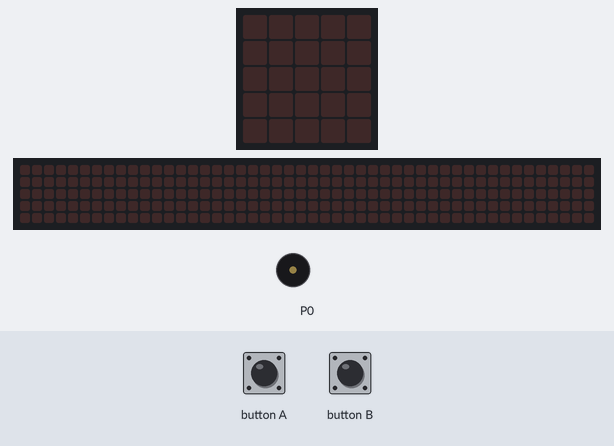
A program run on a simulated BBC micro:bit running MicroPython. Shown: the board's 5×5 LED display, a strip that is not on the board, showing the scrolling text unrolled, buzzer (waves = sounding). Inputs (shaded band) come from the test bench. The 48×5 strip is a reading aid, not a part: it shows the text the display is scrolling, unrolled, one strip-width of it at a time.

Above: at 1.4 s.
1.5 s: button B pressed for 0.15 s
At 1.6 s:
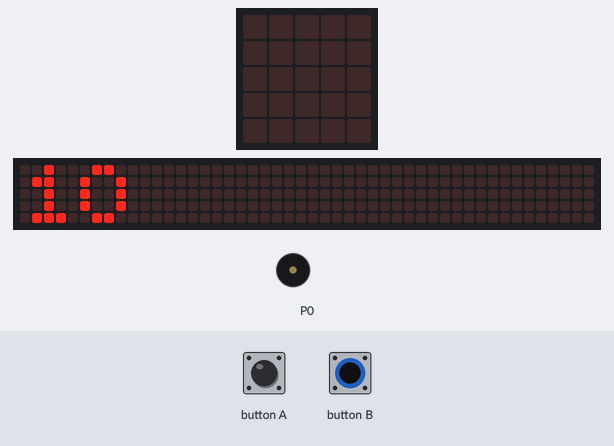
7.6 s: button B pressed for 1 s
At 8.6 s:
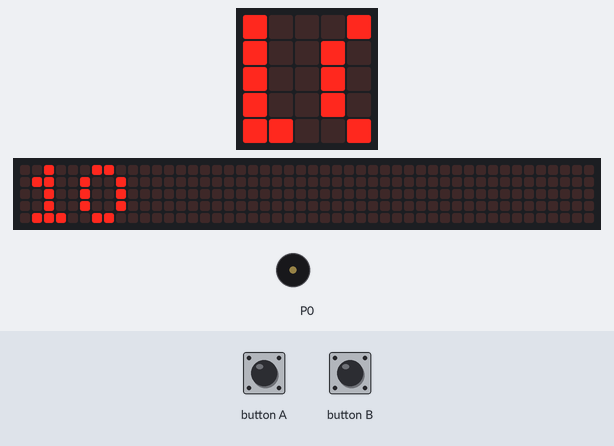
10.6 s: button B pressed for 3.2 s
At 10.84 s:
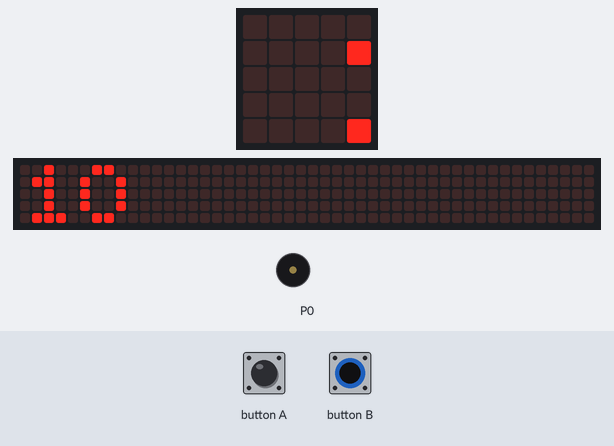
Timing chart, 0 to 13.6 s (numbered marks = the images above; inputs shaded):
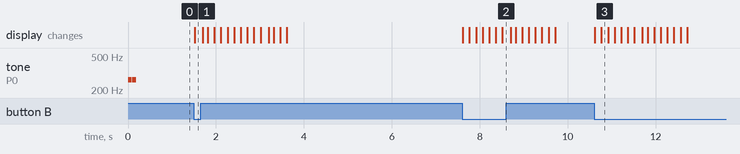

Measured:
- after the input at 1.5 s, the display: changes at once (image 1)
- after the input at 7.6 s, the display: first changes at once (image 2 shows a later state)
- after the input at 10.6 s, the display: first changes at once (image 3 shows a later state)

The program:

micronet.py
```python
from microbit import *
import radio
import music

uart.init(9600)
music.set_tempo(ticks=20)

id = 10
radio.config(group=id, power=7)
radio.on()

buf = bytearray()
last_uart_read_time = 0
uart_timeout = 100

def power_on_tone():
    music.play(['c', 'c'])

def identified_tone():
    music.play(['e', 'd', 'e'])

def send_chunked(data):
    chunk_size = 10
    for i in range(0, len(data), chunk_size):
        uart.write(data[i:i+chunk_size])
        sleep(5)

power_on_tone()

while True:
    if uart.any():
        buf.extend(uart.read(128))
        last_uart_read_time = running_time()

    if buf.decode().endswith('\r\n'):
        content = str(buf, 'utf-8').strip()
        args = content.split(' ')
        if args[0] == 'id':
            id = int(args[1])
            radio.config(group=id)
            identified_tone()
        else:
            radio.send(content)

        buf = bytearray()

    if running_time() - last_uart_read_time > uart_timeout:
        buf = bytearray()

    received = radio.receive()
    if received:
        send_chunked(received + '\r\n')

    if button_a.was_pressed():
        send_chunked('MicroNet Rocks!\r\n')

    if button_b.was_pressed():
        display.scroll(str(id))

    sleep(20)
```
